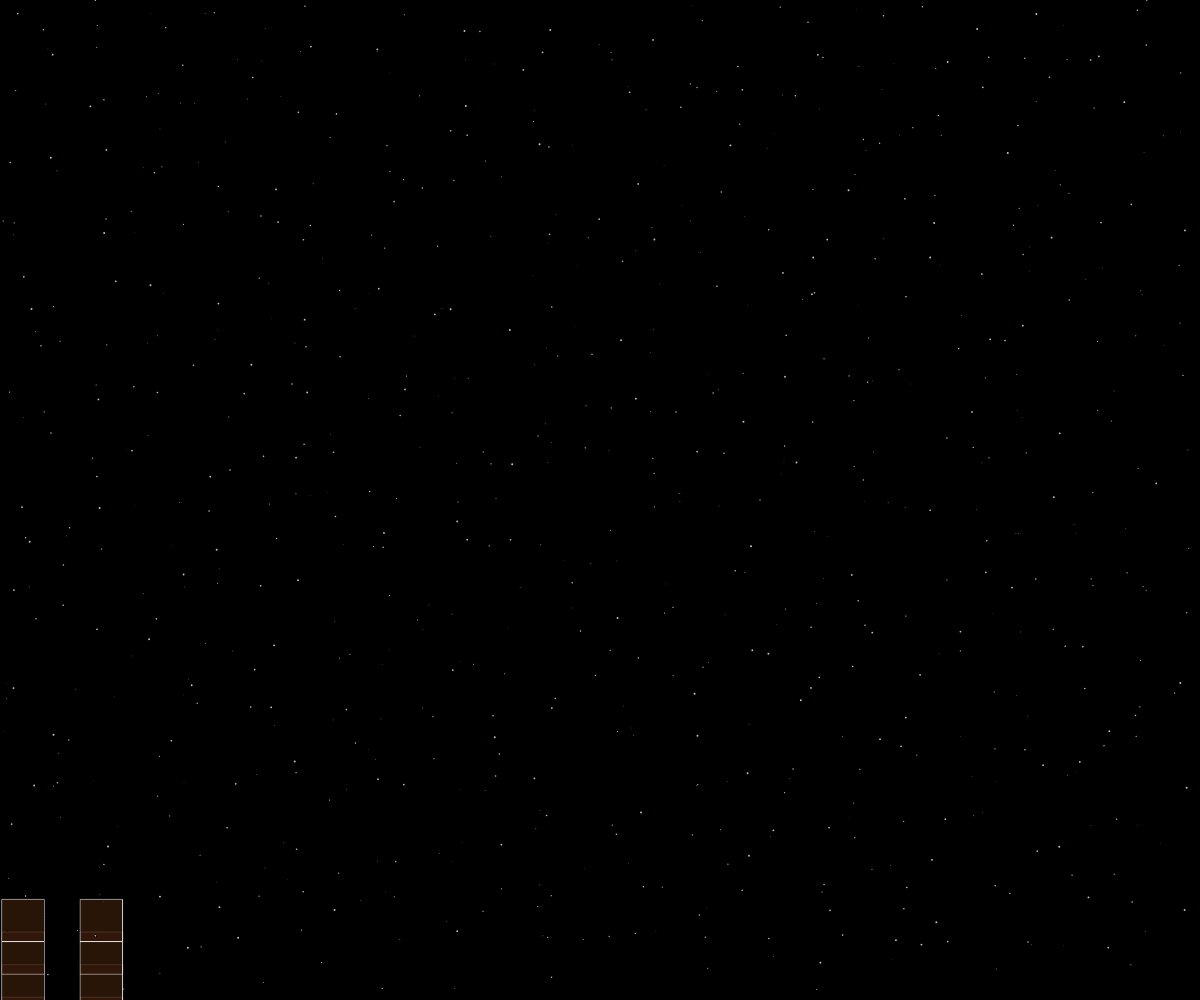
Frame 1 (no input)
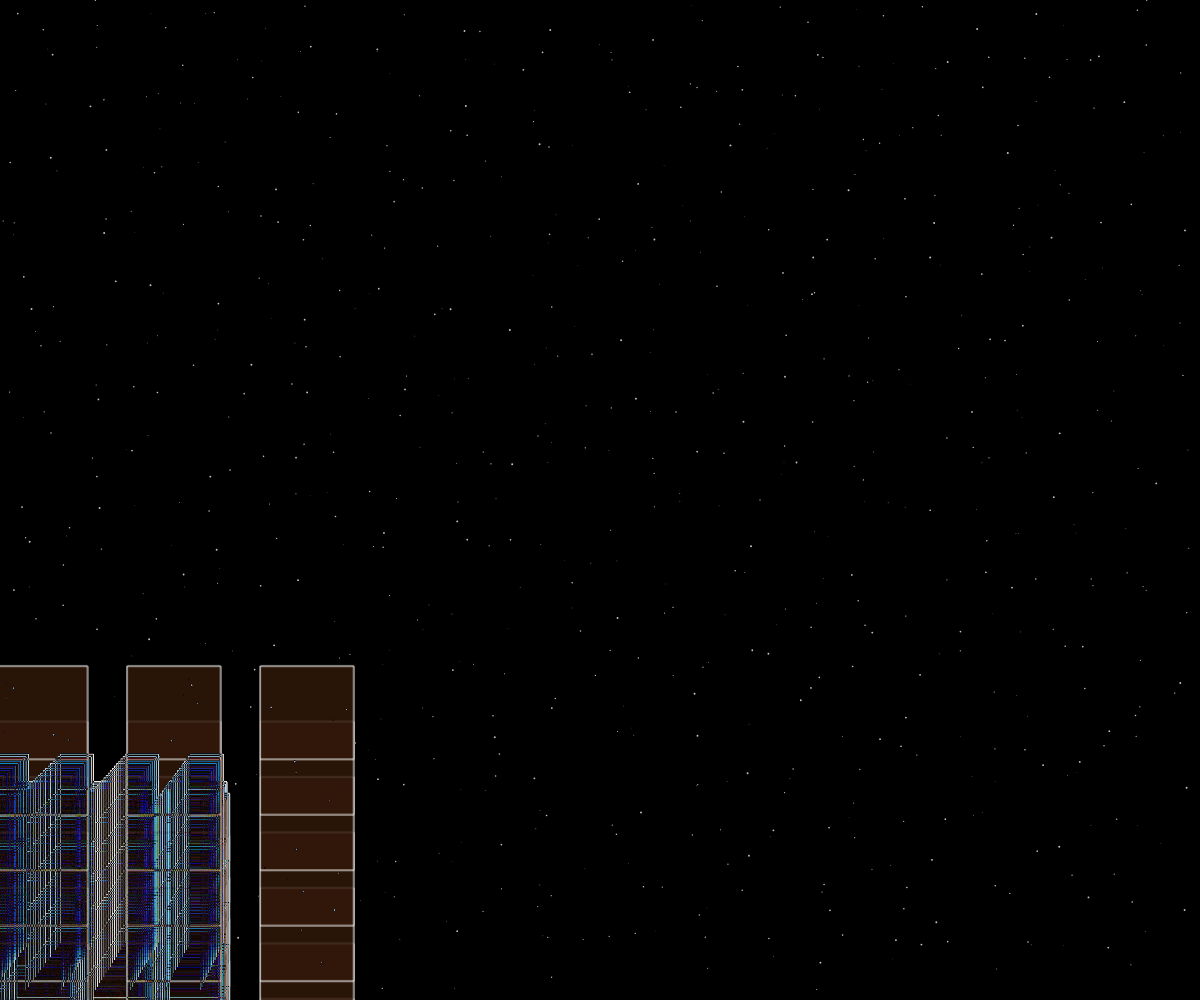
Frame 60 (no input)
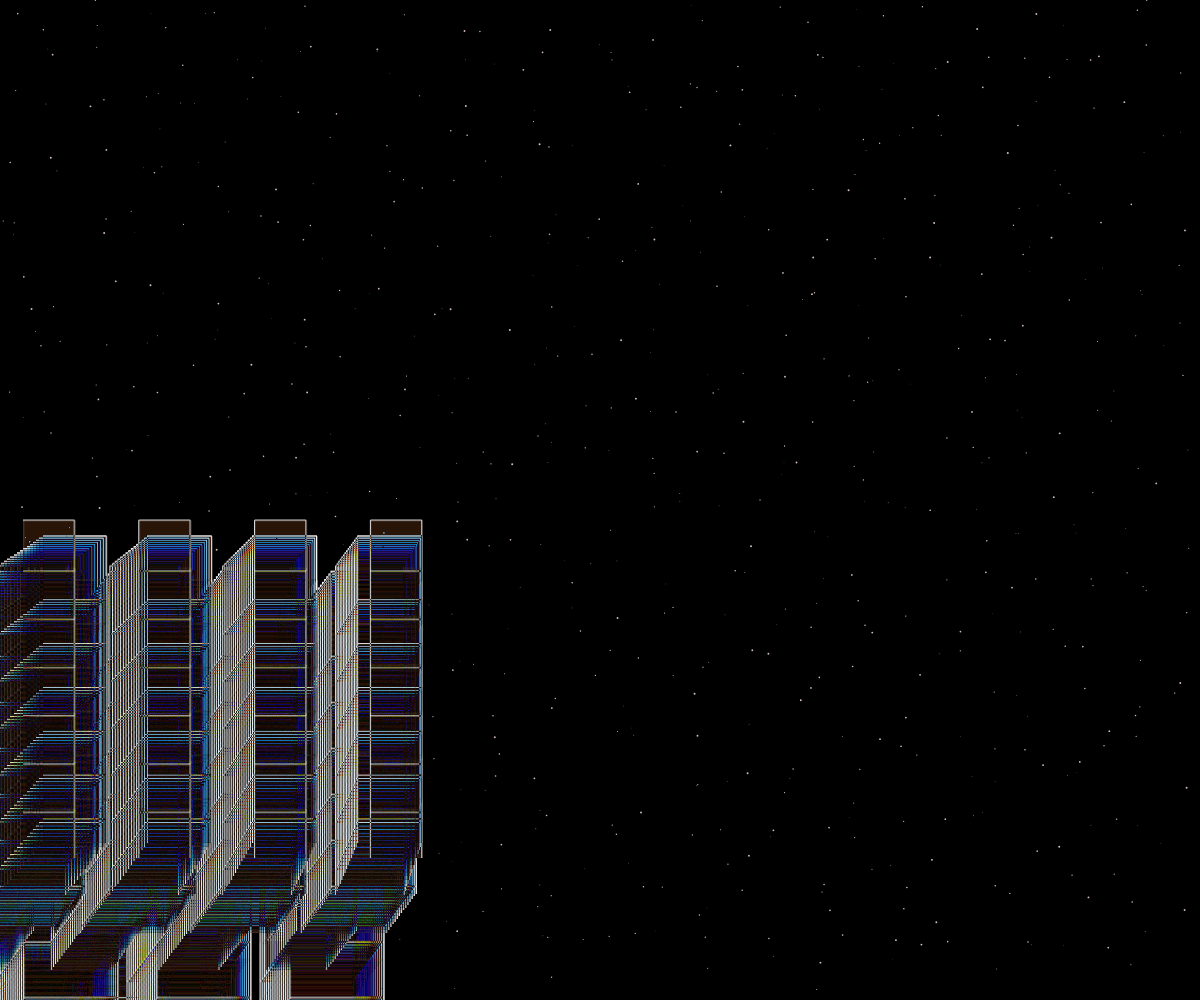
Frame 120 (the mouse pressed at the canvas centre since frame 60)

The p5.js sketch that drew these frames (run headless with seeded random() and noise() and a simulated clock; from frame 60 on, the mouse is pressed at the canvas centre):

// p5.js sketch
// ── sketch.js
// Inspiration for alien spaceships: https://editor.p5js.org/mtchl/sketches/S1Lfx04il
// Inspiration for main spaceship: https://editor.p5js.org/martaverde/sketches/GGGaqpyAr

let spaceshipLayer;
let spaceshipHeight, spaceshipWidth, spaceshipLayerDepth;
let tapered;
let c1, c2, c3;
let white, color_;
let posX2, posY2;
let speedX2, speedY2;
let scaleFactor;
let points = [];
let accel = 0.9;
let bounce = -1;
let numAliens = 5;
let alienPositions = [];

function setup() {
  createCanvas(windowWidth, windowHeight);
  
  if (width * height < 1000) {numAliens = 0}
  else {numAliens = int(width / 400)}
  
  spaceshipLayer = createGraphics(width * 0.4, height * 0.4);
  resetSpaceshipLayer();
  spaceshipLayerDepth = int(random(width * 0.04, width * 0.07) / 5); 
  c1 = color(250, 120, 50, 50);
  c2 = color(255);
  c3 = color(0);
  white = lerpColor(c1, c2, 0.8);
  color_ = lerpColor(c1, c3, 0.8);
  imageMode(CENTER);
  background(0);
  posX2 = 0;
  posY2 = height;
  speedX2 = width * random(-1, 1) / 900; 
  speedY2 = height * random(-3, -1) / 900;
  for (let i = 0; i < width; i += 40) {
    for (let j = 0; j < height; j += 40) {
      strokeWeight(random(0.5, 2));
      stroke(white);
      point(i + random(-30, 30), j + random(-30, 30));
    }
  }
  for (let i = 0; i < numAliens; i++) {
    alienPositions.push(createVector(random(width), random(height)));
  }
}

function draw() {
  if (frameCount % spaceshipLayerDepth == 0) resetSpaceshipLayer();
  if (tapered > 50) scaleFactor *= 0.995;
  
  posX2 += speedX2 + 2 * width / 900;
  posY2 += speedY2;
  spaceship();
  color_ = lerpColor(c1, c3, 0.8);

  // Drawing the spaceship on the main canvas
  blendMode(DIFFERENCE);
  image(spaceshipLayer, posX2, posY2, width * scaleFactor, height * scaleFactor);

  // Update and draw alien spaceships
  for (let p of points) {
    let diam = max(0, 9 + 40 / p.age);
    fill(color(0, 255, 0));
    stroke(color(106, 22, 184));
    ellipse(p.x, p.y, diam, diam);
    p.x += p.xdrift;
    p.y += p.ydrift;
    p.xdrift *= accel;
    p.ydrift = p.ydrift * accel;
    p.age++;
  }
  if (frameCount == 300) {
    for (let pt of alienPositions) {
      alien(pt.x, pt.y);
    }
  }
  if (frameCount == 350) noLoop();
}

function spaceship() {
  spaceshipLayer.stroke(255);
  spaceshipLayer.strokeWeight(1);
  
  for (let i = 0; i < spaceshipLayer.width; i += spaceshipLayer.width * 0.25) {
    for (let j = spaceshipLayer.height; j > 0; j -= spaceshipLayer.height * 0.125) {
      spaceshipLayer.fill(color_);
      spaceshipLayer.rect(i, j, spaceshipWidth, spaceshipWidth);
    }
  }
}

function resetSpaceshipLayer() {
  tapered = random(0,100);
  scaleFactor = random(0.2, 0.5);
  spaceshipLayer.clear();
  spaceshipHeight = random(0.1, 0.2) * spaceshipLayer.height;
  spaceshipWidth = random(0.1, 0.2) * spaceshipLayer.width;
}

function alien(xpos, ypos) {
  for (let i = 0; i < 5; i++) {
    points.push({ 
      x: xpos + random(-2, 2), 
      y: ypos + random(-2, 2), 
      xdrift: random(-10, 10),
      ydrift: random(-10, 10),
      age: 1
    });
  }
}
